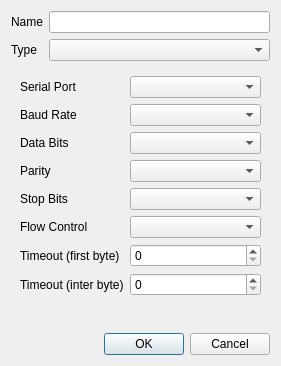
<?xml version="1.0" encoding="UTF-8"?>
<ui version="4.0">
 <class>mbClientDialogPort</class>
 <widget class="QDialog" name="mbClientDialogPort">
  <property name="geometry">
   <rect>
    <x>0</x>
    <y>0</y>
    <width>281</width>
    <height>366</height>
   </rect>
  </property>
  <property name="windowTitle">
   <string>Device</string>
  </property>
  <layout class="QVBoxLayout" name="verticalLayout">
   <item>
    <layout class="QFormLayout" name="formLayout_2">
     <item row="0" column="0">
      <widget class="QLabel" name="label">
       <property name="text">
        <string>Name</string>
       </property>
      </widget>
     </item>
     <item row="0" column="1">
      <widget class="QLineEdit" name="lnName"/>
     </item>
     <item row="1" column="0">
      <widget class="QLabel" name="label_3">
       <property name="text">
        <string>Type</string>
       </property>
      </widget>
     </item>
     <item row="1" column="1">
      <widget class="QComboBox" name="cmbType"/>
     </item>
    </layout>
   </item>
   <item>
    <widget class="QStackedWidget" name="stackedWidget">
     <property name="currentIndex">
      <number>0</number>
     </property>
     <widget class="QWidget" name="pgSerial">
      <layout class="QFormLayout" name="formLayout">
       <item row="0" column="0">
        <widget class="QLabel" name="label_4">
         <property name="text">
          <string>Serial Port</string>
         </property>
        </widget>
       </item>
       <item row="0" column="1">
        <widget class="QComboBox" name="cmbSerialPortName"/>
       </item>
       <item row="1" column="0">
        <widget class="QLabel" name="label_5">
         <property name="text">
          <string>Baud Rate</string>
         </property>
        </widget>
       </item>
       <item row="1" column="1">
        <widget class="QComboBox" name="cmbBaudRate"/>
       </item>
       <item row="2" column="0">
        <widget class="QLabel" name="label_6">
         <property name="text">
          <string>Data Bits</string>
         </property>
        </widget>
       </item>
       <item row="2" column="1">
        <widget class="QComboBox" name="cmbDataBits"/>
       </item>
       <item row="3" column="0">
        <widget class="QLabel" name="label_7">
         <property name="text">
          <string>Parity</string>
         </property>
        </widget>
       </item>
       <item row="3" column="1">
        <widget class="QComboBox" name="cmbParity"/>
       </item>
       <item row="4" column="0">
        <widget class="QLabel" name="label_8">
         <property name="text">
          <string>Stop Bits</string>
         </property>
        </widget>
       </item>
       <item row="4" column="1">
        <widget class="QComboBox" name="cmbStopBits"/>
       </item>
       <item row="5" column="0">
        <widget class="QLabel" name="label_12">
         <property name="text">
          <string>Flow Control</string>
         </property>
        </widget>
       </item>
       <item row="5" column="1">
        <widget class="QComboBox" name="cmbFlowControl"/>
       </item>
       <item row="8" column="1">
        <spacer name="verticalSpacer_2">
         <property name="orientation">
          <enum>Qt::Vertical</enum>
         </property>
         <property name="sizeHint" stdset="0">
          <size>
           <width>20</width>
           <height>40</height>
          </size>
         </property>
        </spacer>
       </item>
       <item row="6" column="1">
        <widget class="QSpinBox" name="spTimeoutFB">
         <property name="maximum">
          <number>1000000000</number>
         </property>
        </widget>
       </item>
       <item row="7" column="1">
        <widget class="QSpinBox" name="spTimeoutIB">
         <property name="maximum">
          <number>1000000000</number>
         </property>
        </widget>
       </item>
       <item row="6" column="0">
        <widget class="QLabel" name="label_2">
         <property name="text">
          <string>Timeout (first byte)</string>
         </property>
        </widget>
       </item>
       <item row="7" column="0">
        <widget class="QLabel" name="label_9">
         <property name="text">
          <string>Timeout (inter byte)</string>
         </property>
        </widget>
       </item>
      </layout>
     </widget>
     <widget class="QWidget" name="pgTCP">
      <layout class="QFormLayout" name="formLayout_3">
       <item row="0" column="0">
        <widget class="QLabel" name="label_10">
         <property name="text">
          <string>Host</string>
         </property>
        </widget>
       </item>
       <item row="0" column="1">
        <widget class="QLineEdit" name="lnHost"/>
       </item>
       <item row="1" column="0">
        <widget class="QLabel" name="label_11">
         <property name="text">
          <string>Port</string>
         </property>
        </widget>
       </item>
       <item row="1" column="1">
        <widget class="QSpinBox" name="spPort">
         <property name="maximum">
          <number>65535</number>
         </property>
        </widget>
       </item>
       <item row="2" column="0">
        <widget class="QLabel" name="label_13">
         <property name="text">
          <string>Timeout</string>
         </property>
        </widget>
       </item>
       <item row="2" column="1">
        <widget class="QSpinBox" name="spTimeout">
         <property name="maximum">
          <number>1000000000</number>
         </property>
        </widget>
       </item>
      </layout>
     </widget>
    </widget>
   </item>
   <item>
    <widget class="QDialogButtonBox" name="buttonBox">
     <property name="orientation">
      <enum>Qt::Horizontal</enum>
     </property>
     <property name="standardButtons">
      <set>QDialogButtonBox::Cancel|QDialogButtonBox::Ok</set>
     </property>
    </widget>
   </item>
  </layout>
 </widget>
 <resources/>
 <connections>
  <connection>
   <sender>buttonBox</sender>
   <signal>accepted()</signal>
   <receiver>mbClientDialogPort</receiver>
   <slot>accept()</slot>
   <hints>
    <hint type="sourcelabel">
     <x>254</x>
     <y>341</y>
    </hint>
    <hint type="destinationlabel">
     <x>157</x>
     <y>274</y>
    </hint>
   </hints>
  </connection>
  <connection>
   <sender>buttonBox</sender>
   <signal>rejected()</signal>
   <receiver>mbClientDialogPort</receiver>
   <slot>reject()</slot>
   <hints>
    <hint type="sourcelabel">
     <x>254</x>
     <y>341</y>
    </hint>
    <hint type="destinationlabel">
     <x>286</x>
     <y>274</y>
    </hint>
   </hints>
  </connection>
 </connections>
</ui>
